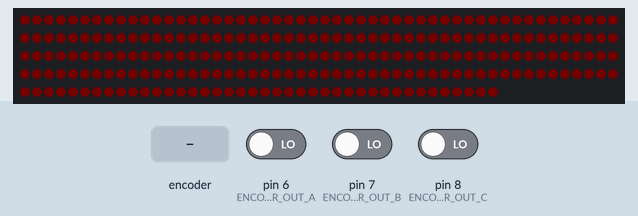
A sketch run on a simulated Arduino Uno, built with avr-gcc and run on an emulated ATmega328P. Shown: 240 RGB LEDs in strip order, left to right, continuing on the next row. The inputs (shaded band) are chosen by the test bench; at power-on: pin 6 (ENCODER_OUT_A) LOW, pin 7 (ENCODER_OUT_B) LOW, pin 8 (ENCODER_OUT_C) LOW. Dim RGB values are drawn brighter than linear.

Above: at 1.94 s.
2.3 s: rotary encoder on pin 6 (ENCODER_OUT_A) / pin 7 (ENCODER_OUT_B) turned 1 step (first pin leading)
4.0 s: rotary encoder on pin 6 (ENCODER_OUT_A) / pin 7 (ENCODER_OUT_B) turned 1 step (first pin leading)
Timing chart, 0 to 7.0 s (numbered marks = the images above; inputs shaded):
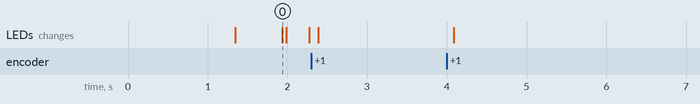

The sketch:

rig_light.ino
```cpp
#include "FastLED.h"
#include <math.h>

#define BRIGHTNESS 100

// dining room cheap ones = 150
// rig and chandelier ones = 240
#define N_LEDS 240

#define ENCODER_DIR -1

#define ENCODER_OUT_A 6 // CLK
#define ENCODER_OUT_B 7 // DT
#define ENCODER_OUT_C 8 // SW
#define LED_OUT 9

#define STEP 4

#define DEBOUNCE_DELAY 50 // 50 msec
#define MODE_TIMEOUT 10000 // 10 sec
#define MODE_DEMO_LEN 1500 // 1.5 sec

enum KNOB_CHG {
  HUE,
  SAT,
  VAL
};

KNOB_CHG knob_chg = HUE;

CRGB leds[N_LEDS];

int16_t hue = 20;
int16_t sat = 255;
int16_t val = 136;

int8_t wheel_dir;
bool clk = false;
uint32_t idle_start_t = 0;

void setup() {
  delay(1000);
  random16_set_seed(analogRead(0));

  FastLED.addLeds<NEOPIXEL, LED_OUT>(leds, N_LEDS);
  FastLED.setBrightness(BRIGHTNESS);
  FastLED.setCorrection(TypicalSMD5050);
  for (uint8_t i = 0; i < N_LEDS; i++) {
    leds[i] = CHSV(hue, sat, val);
  }
  FastLED.show();

  pinMode(ENCODER_OUT_A, INPUT);
  pinMode(ENCODER_OUT_B, INPUT);

  Serial.begin(9600);
}

void knob_to_hue() {
  int16_t i_hue;
  uint16_t delta;
  uint32_t start_t = millis();
  knob_chg = HUE;
  while ((delta = millis() - start_t) < MODE_DEMO_LEN) {
    if (read_click()) {
      return change_mode();
    }
    if (wheel_dir = read_rotary()) {
      return change_color(wheel_dir);
    }
    i_hue = hue + (uint8_t)(255.0 * delta / MODE_DEMO_LEN);
    while (i_hue > 255) { // clamp to <u 255
      i_hue -= 256;
    }
    for (uint8_t i = 0; i < N_LEDS; i++) {
      leds[i] = CHSV(i_hue, sat, val);
    }
    FastLED.show();
  }
}

void knob_to_sat() {
  int16_t i_sat;
  uint16_t delta;
  uint32_t start_t = millis();
  double start_v = asin((sat - 127.5) / 127.5);
  knob_chg = SAT;
  while ((delta = millis() - start_t) < MODE_DEMO_LEN) {
    if (read_click()) {
      return change_mode();
    }
    if (wheel_dir = read_rotary()) {
      return change_color(wheel_dir);
    }
    i_sat = (sin(start_v + (delta * 2 * M_PI / MODE_DEMO_LEN)) + 1) * 127.5;
    if (i_sat > 255) {
      i_sat = 255;
    }
    if (i_sat < 0) {
      i_sat = 0;
    }
    for (uint8_t i = 0; i < N_LEDS; i++) {
      leds[i] = CHSV(hue, i_sat, val);
    }
    FastLED.show();
  }
}

void knob_to_val() {
  int16_t i_val;
  uint16_t delta;
  uint32_t start_t = millis();
  double start_v = asin((val - 127.5) / 127.5);
  knob_chg = VAL;
  while ((delta = millis() - start_t) < MODE_DEMO_LEN) {
    if (read_click()) {
      return change_mode();
    }
    if (wheel_dir = read_rotary()) {
      return change_color(wheel_dir);
    }
    i_val = (sin(start_v + (delta * 2 * M_PI / MODE_DEMO_LEN)) + 1) * 127.5;
    if (i_val > 255) {
      i_val = 255;
    }
    if (i_val < 0) {
      i_val = 0;
    }
    for (uint8_t i = 0; i < N_LEDS; i++) {
      leds[i] = CHSV(hue, sat, i_val);
    }
    FastLED.show();
  }
}

void change_mode() {
  switch (knob_chg) {
    case HUE:
      knob_to_val();
      break;
    case SAT:
      knob_to_hue();
      break;
    case VAL:
      knob_to_sat();
      break;
    default:
      knob_to_hue();
      break;
  }
}

void change_color(int8_t wheel_dir) {
  switch (knob_chg) {
    case HUE:
      hue += STEP * wheel_dir;
      if (hue < 0) {
        hue += 256;
      }
      if (hue > 255) {
        hue -= 256;
      }
      break;
    case SAT:
      sat += STEP * wheel_dir;
      if (sat < 0) {
        sat = 0;
      }
      if (sat > 255) {
        sat = 255;
      }
      break;
    case VAL:
      val += STEP * wheel_dir;
      if (val < 0) {
        val = 0;
      }
      if (val > 255) {
        val = 255;
      }
      break;
  }

  for (uint8_t i = 0; i < N_LEDS; i++) {
    leds[i] = CHSV(hue, sat, val);
  }
  FastLED.show();
}

void loop() {
  // return loop_crazy();

  if (knob_chg != HUE
      && (millis() - idle_start_t) > MODE_TIMEOUT) {
    knob_to_hue();
  }

  if (read_click()) {
    return change_mode();
  }

  if (wheel_dir = read_rotary()) {
    change_color(wheel_dir);
  }
}

typedef struct Marquee {
  uint8_t bpm;
  uint8_t len;
  CHSV color1;
  CHSV color2;
} Marquee;

void c1(uint8_t pos, uint32_t t, CHSV *out) {
  if ((pos + scale8(beat8(60, 0), 20)) % 20 > 10) {
  out->hue = 0;
  } else {
  out->hue = 100;
  }
  out->sat = 255;
  out->val = 40;
}

void loop_crazy() {
  static CHSV c;
  uint32_t t = millis();
  for (uint8_t i = 0; i < N_LEDS; i++) {
    c1(i, t, &c);
    leds[i] = c;
  }
  FastLED.show();
}

bool read_click() {
  static uint8_t state_c = digitalRead(ENCODER_OUT_C);
  static uint8_t oldstate_c = 0;
  static uint32_t last_debounce_t;
  static bool clk = false;

  state_c = digitalRead(ENCODER_OUT_C);
  if (state_c != oldstate_c) {
    last_debounce_t = millis();
    oldstate_c = state_c;
  }
  if (state_c == 0 && (millis() - last_debounce_t) >= DEBOUNCE_DELAY) {
    if (!clk) {
      clk = true;
      idle_start_t = millis();
      return true;
    }
  } else {
    clk = false;
  }
  return false;
}

// Copyright John Main - best-microcontroller-projects.com
int8_t read_rotary() {
  static uint16_t rot_store = 0;
  static int8_t rot_enc_table[] = {0,1,1,0,1,0,0,1,1,0,0,1,0,1,1,0};
  static uint8_t prev_next_code = 0;

  prev_next_code <<= 2;
  if (digitalRead(ENCODER_OUT_A)) {
    prev_next_code |= 0x01;
  }
  if (digitalRead(ENCODER_OUT_B)) {
    prev_next_code |= 0x02;
  }
  prev_next_code &= 0x0f;
  if (rot_enc_table[prev_next_code]) {
    rot_store <<= 4;
    rot_store |= prev_next_code;
    if ((rot_store & 0xff) == 0x2b) {
      idle_start_t = millis();
      return -1 * ENCODER_DIR;
    }
    if ((rot_store & 0xff) == 0x17) {
      idle_start_t = millis();
      return 1 * ENCODER_DIR;
    }
  }
  return 0;
}
```
